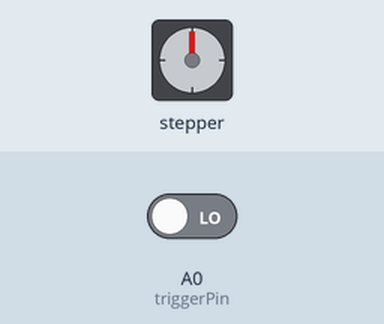
The sketch below on a simulated Arduino Uno, built with avr-gcc and run on an emulated ATmega328P. Shown: stepper motor. The inputs (shaded band) are chosen by the test bench; at power-on: A0 (triggerPin) LOW. Stepper angles assume 200 steps per turn; what the sketch prints to the serial monitor is not drawn.

Above: at 1.2 s.
1.3 s: A0 (triggerPin) driven HIGH
At 1.45 s:
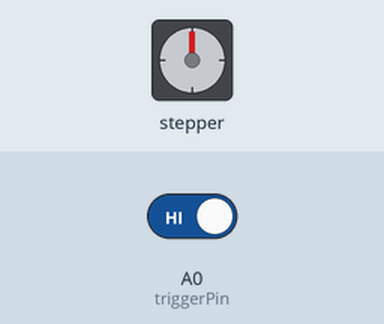
At 6.56 s:
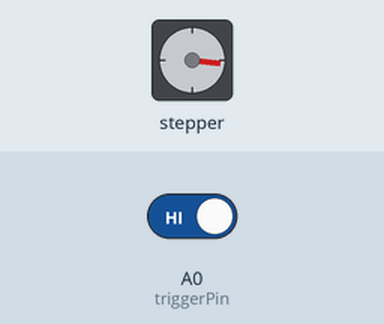
Timing chart, 0 to 19.3 s (numbered marks = the images above; inputs shaded):
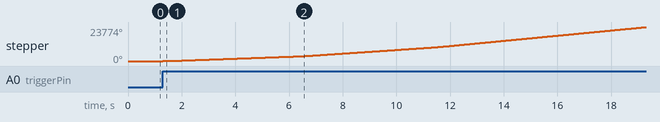

Measured:
- after the input at 1.3 s, stepper: keeps turning clockwise at about 1320°/s, starting at once

The sketch:

increase_speed_step.ino
```cpp
#include <AccelStepper.h>

#define DIR_PIN           2
#define STEP_PIN          3
#define MOTOR_INTERFACE   1  // using a driver (step+dir)

AccelStepper stepper(MOTOR_INTERFACE, STEP_PIN, DIR_PIN);

// timing & speed control
const unsigned long speedInterval = 5000;  // 5 s
unsigned long       lastSpeedUpdate = 0;
const int           speedIncrement  = 400;
const int           maxSpeed        = 1200;
int                 currentSpeed    = 0;
const int           startspeed = 400;
// trigger input
const int triggerPin = A0;
bool      motorStarted = false;

void setup() {
  Serial.begin(9600);
  pinMode(triggerPin, INPUT);

  // prepare the stepper but do not start it yet
  stepper.setMaxSpeed(startspeed);        // start at zero
  stepper.setAcceleration(1000); // smooth ramping
  // set a huge move target so run() will spin it continuously once started
  stepper.moveTo(1L << 30);
}

void loop() {
  // if not yet started, watch for a HIGH on A0
  if (!motorStarted && digitalRead(triggerPin) == HIGH) {
    motorStarted = true;
    lastSpeedUpdate = millis();
    currentSpeed = startspeed;
    stepper.setMaxSpeed(startspeed);
    Serial.println("Trigger detected — motor starting");
  }

  // once started, handle speed ramp & stepping regardless of A0
  if (motorStarted) {
    unsigned long now = millis();
    if (now - lastSpeedUpdate >= speedInterval) {
      lastSpeedUpdate = now;
      currentSpeed += speedIncrement;
      if (currentSpeed > maxSpeed) currentSpeed = maxSpeed;
      stepper.setMaxSpeed(currentSpeed);
      Serial.print("Speed updated to ");
      Serial.print(currentSpeed);
      Serial.println(" steps/s");
    }

    // non-blocking run
    stepper.run();
  }
}
```
